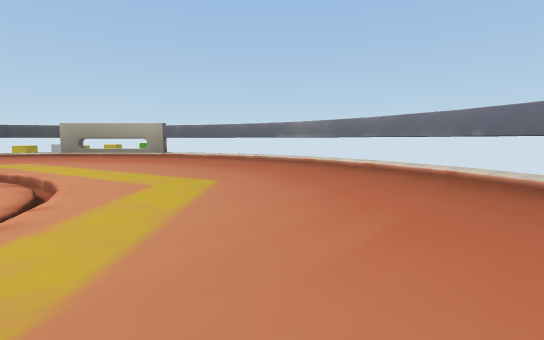
[1] (above)

12 first-person views from a walk through a 3-D level made in the Unity game engine. The camera is 0.44 m above the floor, tilts 6° down and sees 85° across. The floor is counted in squares, 1 m on a side. Each view is taken from the middle of a square. On the plan, view 1 faces up. The plan holds only what a view shows up to about 9 squares ahead; the rest is blank. The place goes on beyond the plan. The player is left out. Some surface patterns are stand-ins.

[2]
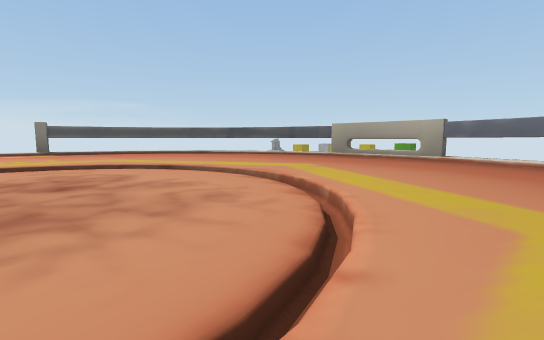

[3]
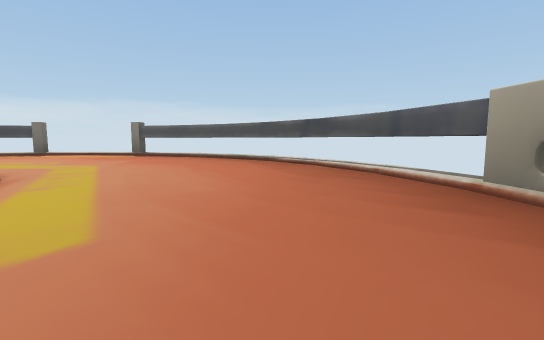

[4]
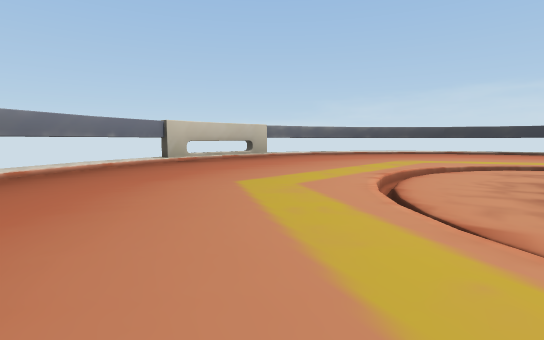

[5]
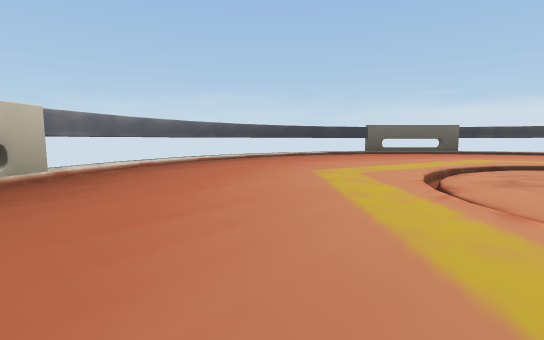

[6]
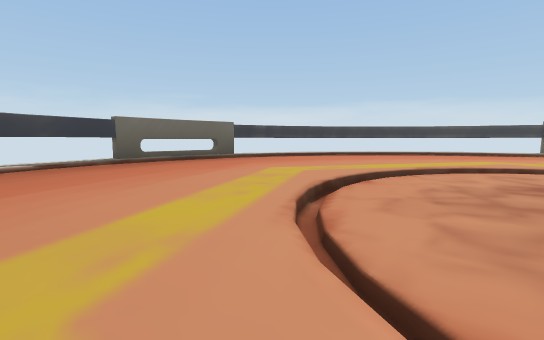

[7]
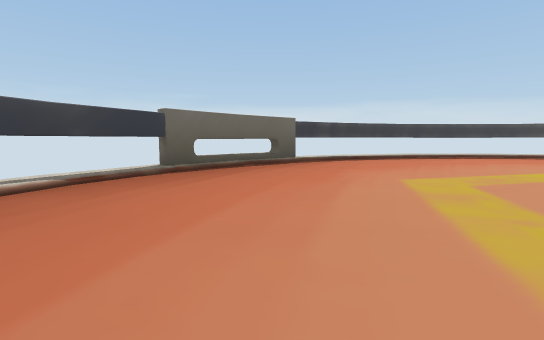

[8]
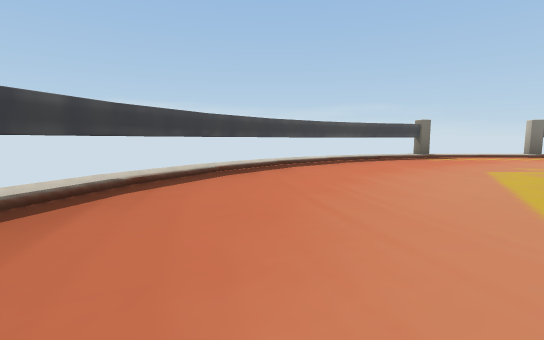

[9]
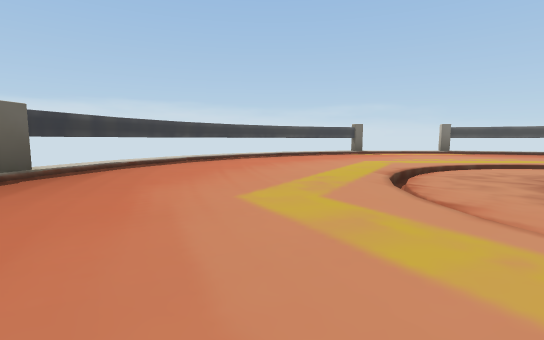

[10]
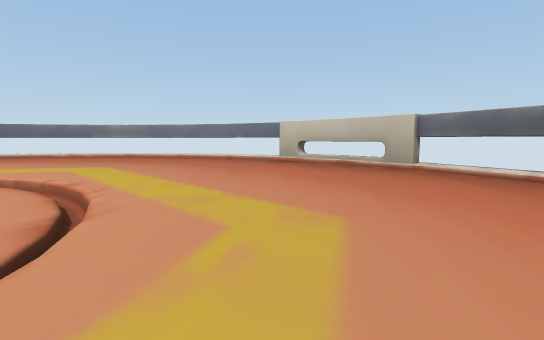

[11]
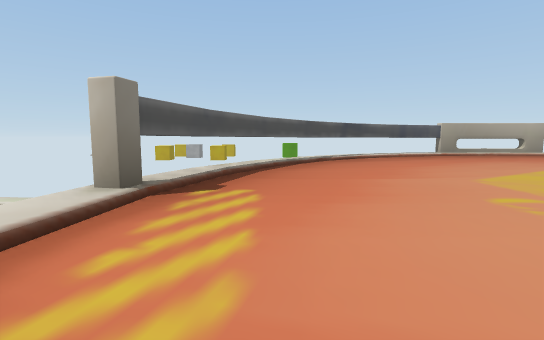

[12]
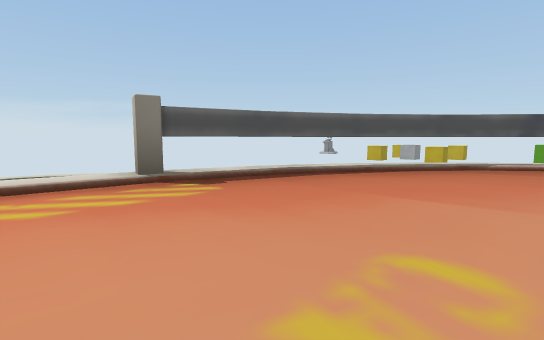

### Floor plan
Key: @ floor where view 1 was taken; # wall or solid block; . main floor; - floor 0.05 m lower than the main floor; _ floor 0.15 m lower than the main floor; / step, stairs or slope; = window, fence, low wall or low ledge; v drop or lower ground.
Columns run from 12 left of view 1 to 3 right of it. Each row starts with its distance up from view 1.
  8     ####=###
  7    ##......###
  6   ##.........##
  5  ##...........#
  4  #.....//.....##
  3  #....-////....#
  2  ....=----/....#
  1 v...._-----....#
  0  ....=----/.@..#
 -1  #....-/-//....#
 -2  #...../=.....##
 -3  ##...........#
 -4   ##.........##
 -5    ##......###
 -6     ####=###

Where each view was taken, in squares from view 1:
view 1: 0 up, 0 right, facing up
view 2: 1 up, 1 left, facing up-left
view 3: 6 up, 3 left, facing left
view 4: 5 up, 3 left, facing down-right
view 5: 3 up, 0 right, facing down
view 6: 0 up, 1 left, facing down-left
view 7: 2 down, 1 left, facing down-left
view 8: 4 down, 4 left, facing left
view 9: 3 down, 2 left, facing left
view 10: 2 down, 2 left, facing up-right
view 11: 0 up, 10 left, facing up
view 12: 1 up, 8 left, facing up-left
